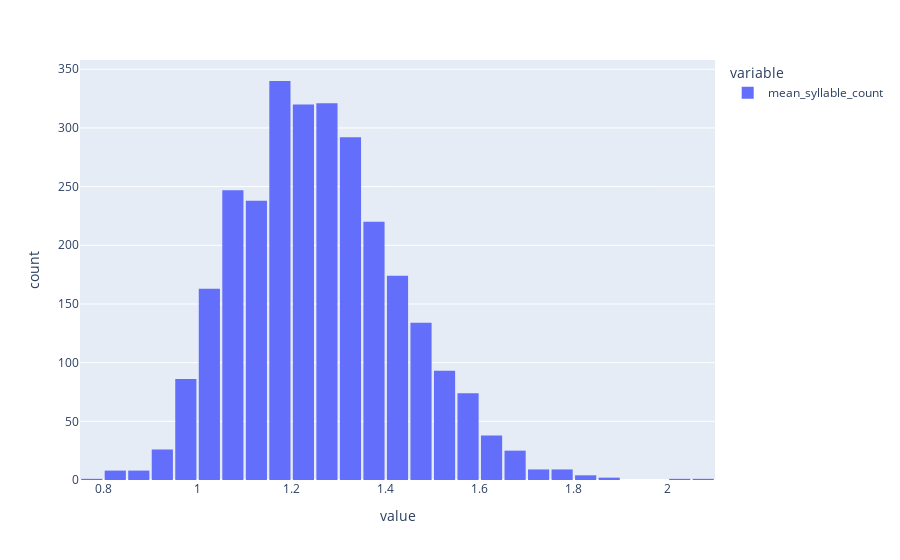

The notebook cell this image was saved under:
### Code cell
fig = px.histogram(df["mean_syllable_count"], nbins=30)
fig.update_layout(bargap=0.1)

fig.show()

### Figure 1 — Plotly figure (JSON) as saved in the notebook; plotly's stock layout.template omitted (floating-point values rounded to 4 significant figures; data arrays with more than 128 entries replaced by an {"elided": "..."} marker saying what was removed)
{"data": [{"alignmentgroup": "True", "bingroup": "x", "hovertemplate": "variable=mean_syllable_count<br>value=%{x}<br>count=%{y}<extra></extra>", "legendgroup": "mean_syllable_count", "marker": {"color": "#636efa", "pattern": {"shape": ""}}, "name": "mean_syllable_count", "nbinsx": 30, "offsetgroup": "mean_syllable_count", "orientation": "v", "showlegend": true, "type": "histogram", "x": {"elided": "2834 float values"}, "xaxis": "x", "yaxis": "y"}], "layout": {"bargap": 0.1, "barmode": "relative", "legend": {"title": {"text": "variable"}, "tracegroupgap": 0}, "margin": {"t": 60}, "xaxis": {"anchor": "y", "domain": [0, 1], "title": {"text": "value"}}, "yaxis": {"anchor": "x", "domain": [0, 1], "title": {"text": "count"}}}}
